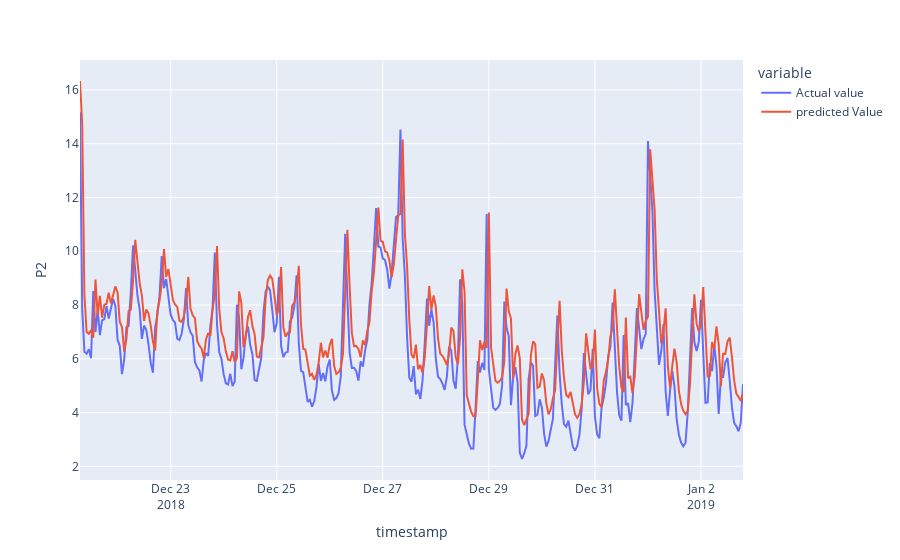

Here is the notebook cell this chart was saved with:
### Markdown cell above
<font size="+1"> $$y= 1.5599533808730097 + 0.8674135967187093 * P2.L1 $$

### Code cell
fig=px.line(df_predicted, labels={"value":"P2"})
fig.show()

### Figure 1 — Plotly figure (JSON) as saved in the notebook; plotly's stock layout.template omitted (floating-point values rounded to 4 significant figures; data arrays with more than 128 entries replaced by an {"elided": "..."} marker saying what was removed)
{"data": [{"hovertemplate": "variable=Actual value<br>timestamp=%{x}<br>P2=%{y}<extra></extra>", "legendgroup": "Actual value", "line": {"color": "#636efa", "dash": "solid"}, "marker": {"symbol": "circle"}, "mode": "lines", "name": "Actual value", "orientation": "v", "showlegend": true, "type": "scatter", "x": {"elided": "301 str values"}, "xaxis": "x", "y": {"elided": "301 float values"}, "yaxis": "y"}, {"hovertemplate": "variable=predicted Value<br>timestamp=%{x}<br>P2=%{y}<extra></extra>", "legendgroup": "predicted Value", "line": {"color": "#EF553B", "dash": "solid"}, "marker": {"symbol": "circle"}, "mode": "lines", "name": "predicted Value", "orientation": "v", "showlegend": true, "type": "scatter", "x": {"elided": "301 str values"}, "xaxis": "x", "y": {"elided": "301 float values"}, "yaxis": "y"}], "layout": {"legend": {"title": {"text": "variable"}, "tracegroupgap": 0}, "margin": {"t": 60}, "xaxis": {"anchor": "y", "domain": [0, 1], "title": {"text": "timestamp"}}, "yaxis": {"anchor": "x", "domain": [0, 1], "title": {"text": "P2"}}}}
